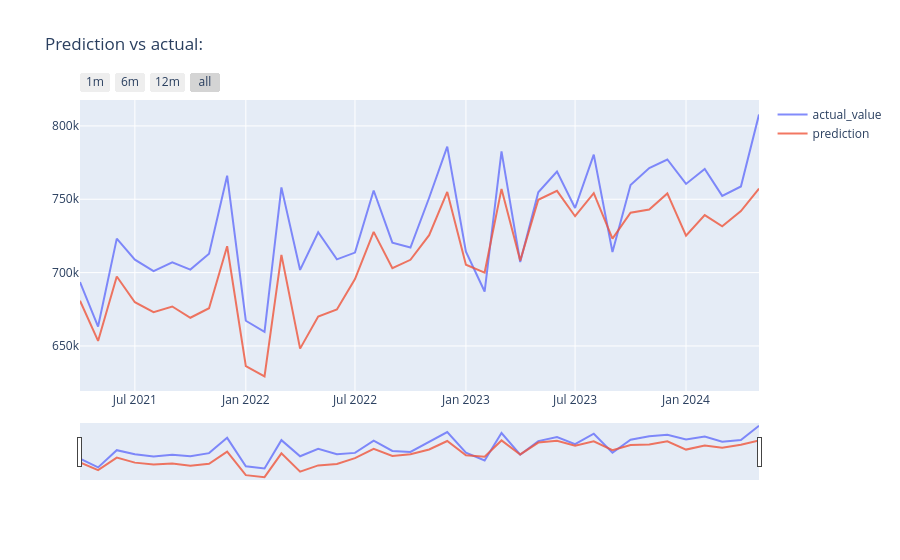

The notebook cell this image was saved under:
### Code cell
# Add day column
X_test['day'] = 1

#Plot timeseries
y_test=pd.DataFrame(y_test)
y_test['predictions']=predictions
X_test['datetime']=pd.to_datetime(X_test[['year','month','day']])
y_test['datetime']=X_test['datetime']
y_test=y_test.sort_values(by='datetime')
trace0 = go.Scatter(x=y_test['datetime'].astype(str), 
y=y_test['Claim PD Number of Paid Items'].values, opacity = 0.8, name='actual_value')
trace1 = go.Scatter(x=y_test['datetime'].astype(str), y=y_test['predictions'].values, opacity = 0.8, name='prediction')
layout = dict(
    title= "Prediction vs actual:",
    xaxis=dict(
        rangeselector=dict(
            buttons=list([
                 dict(count=1, label='1m', step='month', 
stepmode='backward'),
                 dict(count=6, label='6m', step='month', 
stepmode='backward'),
                 dict(count=12, label='12m', step='month', 
stepmode='backward'),
                dict(step='all')
            ])
        ),
        rangeslider=dict(visible = True),
        type='date'
    )
)
fig = dict(data= [trace0,trace1], layout=layout)
iplot(fig)

### Figure 1 — Plotly figure (JSON) as saved in the notebook; plotly's stock layout.template omitted (floating-point values rounded to 4 significant figures)
{"data": [{"name": "actual_value", "opacity": 0.8, "type": "scatter", "x": ["2021-04-01", "2021-05-01", "2021-06-01", "2021-07-01", "2021-08-01", "2021-09-01", "2021-10-01", "2021-11-01", "2021-12-01", "2022-01-01", "2022-02-01", "2022-03-01", "2022-04-01", "2022-05-01", "2022-06-01", "2022-07-01", "2022-08-01", "2022-09-01", "2022-10-01", "2022-11-01", "2022-12-01", "2023-01-01", "2023-02-01", "2023-03-01", "2023-04-01", "2023-05-01", "2023-06-01", "2023-07-01", "2023-08-01", "2023-09-01", "2023-10-01", "2023-11-01", "2023-12-01", "2024-01-01", "2024-02-01", "2024-03-01", "2024-04-01", "2024-05-01"], "y": [693542, 663200, 723154, 708855, 700978, 706999, 702023, 712830, 766063, 667179, 659544, 758092, 701821, 727507, 709034, 713654, 755981, 720393, 717105, 751020, 785906, 714244, 687093, 782666, 707198, 754698, 768904, 744038, 780457, 713999, 759671, 771247, 777091, 760460, 770620, 752329, 758726, 807742]}, {"name": "prediction", "opacity": 0.8, "type": "scatter", "x": ["2021-04-01", "2021-05-01", "2021-06-01", "2021-07-01", "2021-08-01", "2021-09-01", "2021-10-01", "2021-11-01", "2021-12-01", "2022-01-01", "2022-02-01", "2022-03-01", "2022-04-01", "2022-05-01", "2022-06-01", "2022-07-01", "2022-08-01", "2022-09-01", "2022-10-01", "2022-11-01", "2022-12-01", "2023-01-01", "2023-02-01", "2023-03-01", "2023-04-01", "2023-05-01", "2023-06-01", "2023-07-01", "2023-08-01", "2023-09-01", "2023-10-01", "2023-11-01", "2023-12-01", "2024-01-01", "2024-02-01", "2024-03-01", "2024-04-01", "2024-05-01"], "y": [680800.0, 653400.0, 697300.0, 679800.0, 673000.0, 676900.0, 669200.0, 675700.0, 718000.0, 636200.0, 629200.0, 712100.0, 648200.0, 670000.0, 674900.0, 695600.0, 727700.0, 703000.0, 708700.0, 725500.0, 755000.0, 705400.0, 700000.0, 757100.0, 708200.0, 749700.0, 755700.0, 738400.0, 754100.0, 723200.0, 740800.0, 743000.0, 754000.0, 725100.0, 739200.0, 731500.0, 741900.0, 757300.0]}], "layout": {"title": {"text": "Prediction vs actual:"}, "xaxis": {"rangeselector": {"buttons": [{"count": 1, "label": "1m", "step": "month", "stepmode": "backward"}, {"count": 6, "label": "6m", "step": "month", "stepmode": "backward"}, {"count": 12, "label": "12m", "step": "month", "stepmode": "backward"}, {"step": "all"}]}, "rangeslider": {"visible": true}, "type": "date"}}}
